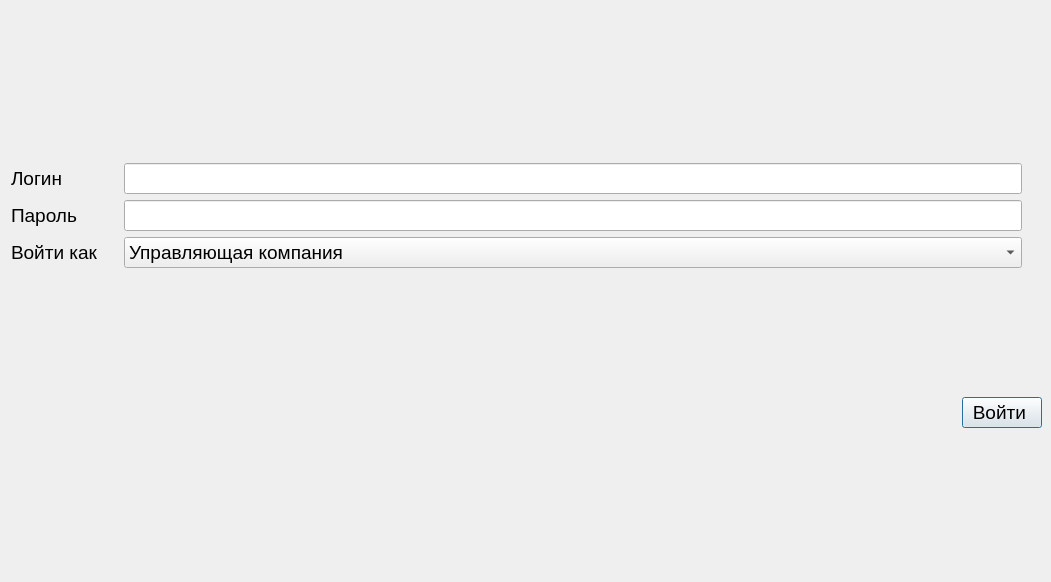
<?xml version="1.0" encoding="UTF-8"?>
<ui version="4.0">
 <class>LoginWindow</class>
 <widget class="QDialog" name="LoginWindow">
  <property name="geometry">
   <rect>
    <x>0</x>
    <y>0</y>
    <width>1051</width>
    <height>582</height>
   </rect>
  </property>
  <property name="font">
   <font>
    <pointsize>14</pointsize>
   </font>
  </property>
  <property name="windowTitle">
   <string>Регистрация в программе</string>
  </property>
  <layout class="QVBoxLayout" name="verticalLayout">
   <property name="spacing">
    <number>6</number>
   </property>
   <property name="topMargin">
    <number>40</number>
   </property>
   <property name="rightMargin">
    <number>9</number>
   </property>
   <property name="bottomMargin">
    <number>30</number>
   </property>
   <item>
    <layout class="QGridLayout" name="gridLayout">
     <property name="topMargin">
      <number>0</number>
     </property>
     <property name="rightMargin">
      <number>20</number>
     </property>
     <property name="bottomMargin">
      <number>0</number>
     </property>
     <property name="horizontalSpacing">
      <number>25</number>
     </property>
     <item row="0" column="0">
      <widget class="QLabel" name="labelLogin">
       <property name="text">
        <string>Логин</string>
       </property>
      </widget>
     </item>
     <item row="0" column="1">
      <widget class="QLineEdit" name="lineEdit">
       <property name="text">
        <string/>
       </property>
      </widget>
     </item>
     <item row="1" column="0">
      <widget class="QLabel" name="labelPassword">
       <property name="font">
        <font>
         <pointsize>14</pointsize>
        </font>
       </property>
       <property name="text">
        <string>Пароль</string>
       </property>
      </widget>
     </item>
     <item row="1" column="1">
      <widget class="QLineEdit" name="lineEdit_2"/>
     </item>
     <item row="2" column="0">
      <widget class="QLabel" name="labelOrganization">
       <property name="font">
        <font>
         <pointsize>14</pointsize>
        </font>
       </property>
       <property name="text">
        <string>Войти как</string>
       </property>
      </widget>
     </item>
     <item row="2" column="1">
      <widget class="QComboBox" name="comboBox">
       <item>
        <property name="text">
         <string>Управляющая компания</string>
        </property>
       </item>
       <item>
        <property name="text">
         <string>Дорожная компания</string>
        </property>
       </item>
       <item>
        <property name="text">
         <string>Транспортная компания</string>
        </property>
       </item>
      </widget>
     </item>
    </layout>
   </item>
   <item>
    <layout class="QGridLayout" name="gridLayout_2">
     <property name="bottomMargin">
      <number>0</number>
     </property>
     <item row="0" column="0">
      <spacer name="horizontalSpacer">
       <property name="orientation">
        <enum>Qt::Horizontal</enum>
       </property>
       <property name="sizeHint" stdset="0">
        <size>
         <width>40</width>
         <height>20</height>
        </size>
       </property>
      </spacer>
     </item>
     <item row="0" column="1">
      <widget class="QPushButton" name="btnEnter">
       <property name="text">
        <string>Войти </string>
       </property>
       <property name="checkable">
        <bool>true</bool>
       </property>
      </widget>
     </item>
    </layout>
   </item>
  </layout>
 </widget>
 <resources/>
 <connections/>
</ui>
